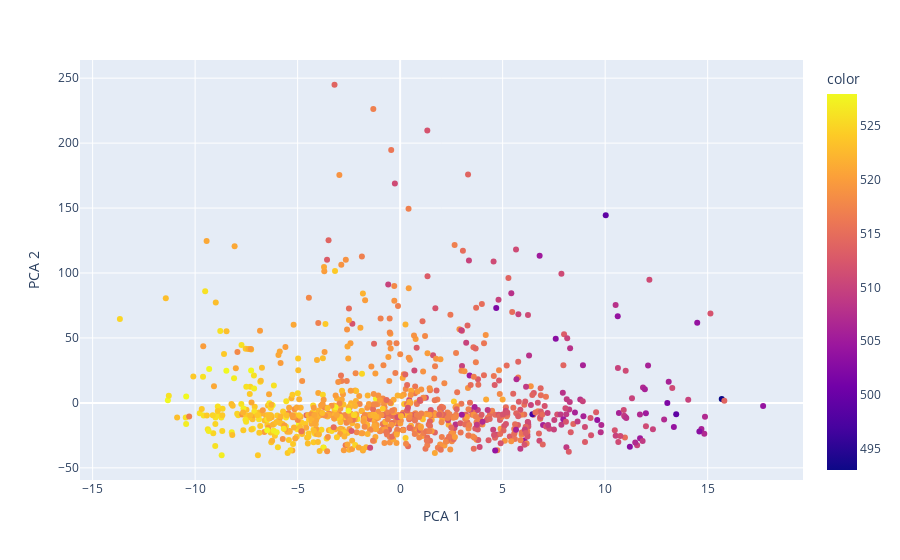

The code cell stored with this chart in its notebook:
### Code cell
import plotly.express as px
colors = y_train
fig = px.scatter(X_train_reduced, x=0, y=1, color=colors)
fig.update_layout(xaxis_title="PCA 1", yaxis_title="PCA 2",legend=dict(title="Final score"))#legend_title_text='Final score')
fig.show()

### Figure 1 — Plotly figure (JSON) as saved in the notebook; plotly's stock layout.template omitted (floating-point values rounded to 4 significant figures; data arrays with more than 128 entries replaced by an {"elided": "..."} marker saying what was removed)
{"data": [{"hovertemplate": "0=%{x}<br>1=%{y}<br>color=%{marker.color}<extra></extra>", "legendgroup": "", "marker": {"color": {"elided": "974 int values"}, "coloraxis": "coloraxis", "symbol": "circle"}, "mode": "markers", "name": "", "orientation": "v", "showlegend": false, "type": "scatter", "x": {"elided": "974 float values"}, "xaxis": "x", "y": {"elided": "974 float values"}, "yaxis": "y"}], "layout": {"coloraxis": {"colorbar": {"title": {"text": "color"}}, "colorscale": [[0, "#0d0887"], [0.1111, "#46039f"], [0.2222, "#7201a8"], [0.3333, "#9c179e"], [0.4444, "#bd3786"], [0.5556, "#d8576b"], [0.6667, "#ed7953"], [0.7778, "#fb9f3a"], [0.8889, "#fdca26"], [1, "#f0f921"]]}, "legend": {"title": {"text": "Final score"}, "tracegroupgap": 0}, "margin": {"t": 60}, "xaxis": {"anchor": "y", "domain": [0, 1], "title": {"text": "PCA 1"}}, "yaxis": {"anchor": "x", "domain": [0, 1], "title": {"text": "PCA 2"}}}}
